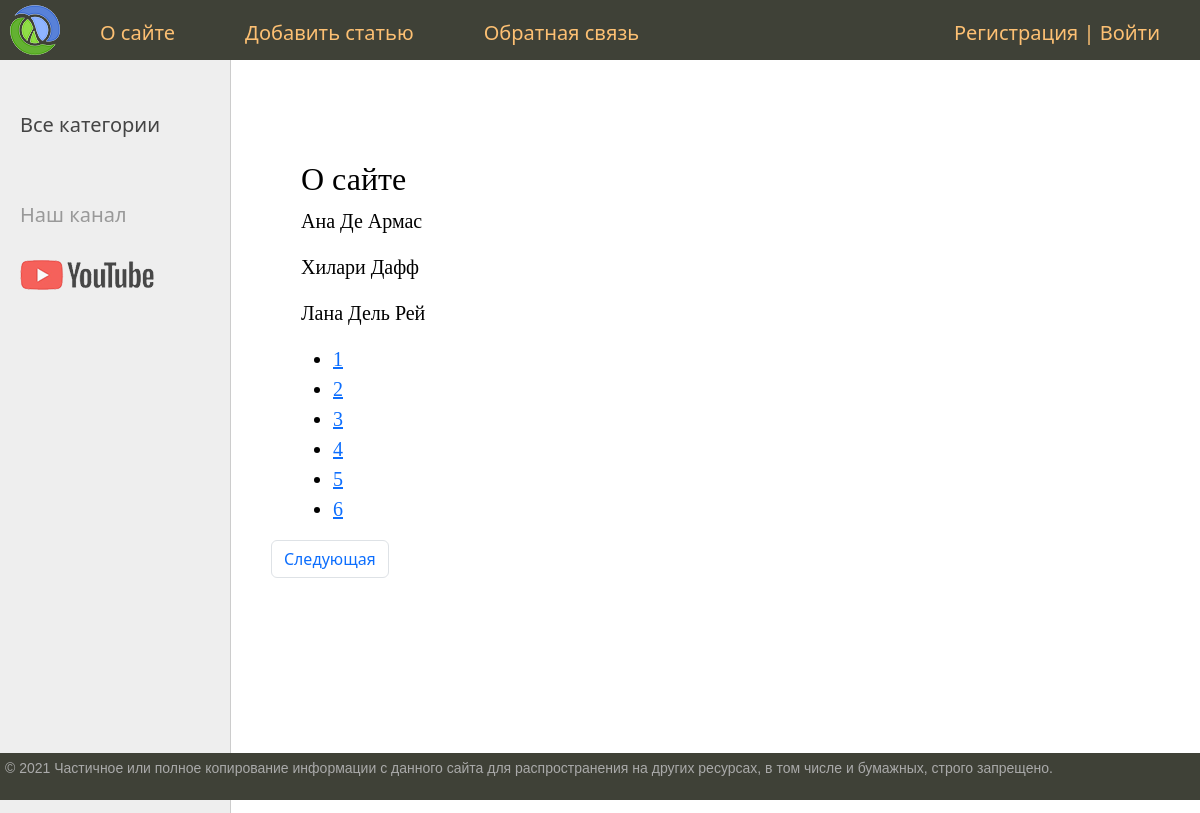
The page /about/ on the database its author committed.
### women/models.py (models this page shows, shortened)
class Women(models.Model):
    title = models.CharField(max_length=255, verbose_name='Заголовок')
    slug = models.SlugField(max_length=255, unique=True, db_index=True, verbose_name='URL')
    content = models.TextField(blank=True, verbose_name='Контент')
    photo = models.ImageField(upload_to="photos/%Y/%m/%d/", verbose_name='Фото')
    time_create = models.DateTimeField(auto_now_add=True, verbose_name='Время создания')
    time_update = models.DateTimeField(auto_now=True, verbose_name='Время изменения')
    is_published = models.BooleanField(default=True, verbose_name='Опубликовано?')
    cat = models.ForeignKey('Category', on_delete=models.PROTECT, verbose_name='Категория')
    def __str__(self):
        return self.title
    class Meta:
        verbose_name = 'Известные женщины'
        verbose_name_plural = 'Известные женщины'
        ordering = ['time_create', 'title']

### women/views.py (the view)
# urls.py: path('about/', about, name='about'),
def about(request):
    contact_list = Women.objects.all()
    paginator = Paginator(contact_list, 3)
    page_number = request.GET.get('page')
    page_obj = paginator.get_page(page_number)
    return render(request, 'women/about.html', {'page_obj': page_obj, 'menu': menu, 'title': 'О сайте'})

### women/models.py (called while the page is built)
    def get_absolute_url(self):
        return reverse('category', kwargs={'cat_slug': self.slug})

### women/templatetags/women_tags.py (called while the page is built)
@register.inclusion_tag('women/list_categories.html')
def show_categories(sort=None, cat_selected=0):
    if not sort:
        cats = Category.objects.all()
    else:
        cats = Category.objects.order_by(sort)
    return {'cats': cats, 'cat_selected': cat_selected}

### women/templates/women/about.html
{% extends 'women/base.html' %}
{% block content %}
<h1>{{title}}</h1>
{% for contact in page_obj %}
<p>{{ contact }}</p>
{% endfor %}
<nav>
    <ul>
        {% for p in page_obj.paginator.page_range %}
        <li>
            <a href="?page={{ p }}">{{ p }}</a>
        </li>
        {% endfor %}
    </ul>
</nav>
{% endblock %}

### women/static/women/css/styles.css (style rules this page uses)
html, body { font-family: 'Arial'; margin: 0; padding: 0; height: 100%; width: 100%; color: #444; }
a { color: #0059b2; text-decoration: none; }
.content-text h1 { font-size: 32px; }

### rows shown on the page
Women: title "Ана Де Армас"
Women: title "Хилари Дафф"
Women: title "Лана Дель Рей"

### other values the page prints
{{ m.title }} "О сайте" "Добавить статью" "Обратная связь"
{{ title }} "О сайте"
{{ p }} "1" "2" "3" "4" "5" "6"
